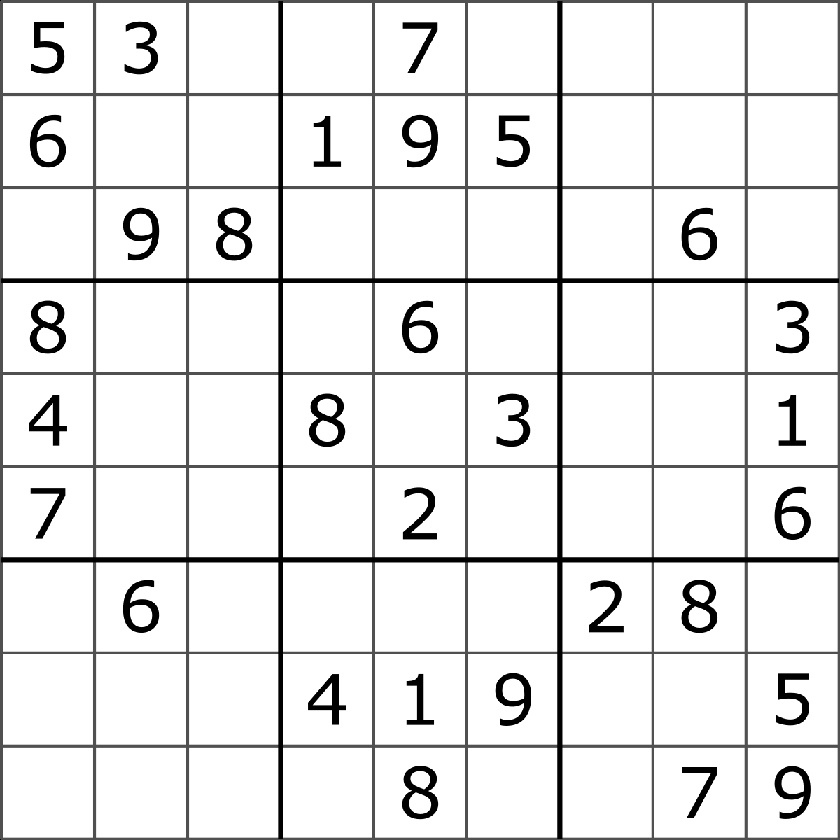
#> input picture ComputerVision/assets/sudoku.jpg, 840 x 840 px, shrunk from 1200 x 1200 before the run
$ jupyter execute gradient.ipynb   (shell and % lines are left out)   (older library calls are emulated)
#> lines starting #> are read from the running program, lines starting #| are printed output that depends on the picture; after the words box and inside, x2 and y2 are one past the last pixel; in counts of white or black regions, pixels touching at a corner belong together
[cell 1]
# Image gradient is a directional change in the intensity
# or color in an image

[cell 2]
import cv2
import numpy as np
import matplotlib.pyplot as plt

[cell 3]
def display_img(img):
    fig = plt.figure(figsize=(12,10))
    ax = fig.add_subplot(111)
    ax.imshow(img,cmap='gray')

[cell 4]
img = cv2.imread('assets/sudoku.jpg',0)
#> img is the input picture: shape (840, 840); min 0, max 255, mean 231.9
display_img(img)

[cell 5]
sobelx = cv2.Sobel(img,cv2.CV_64F,1,0,ksize=5)
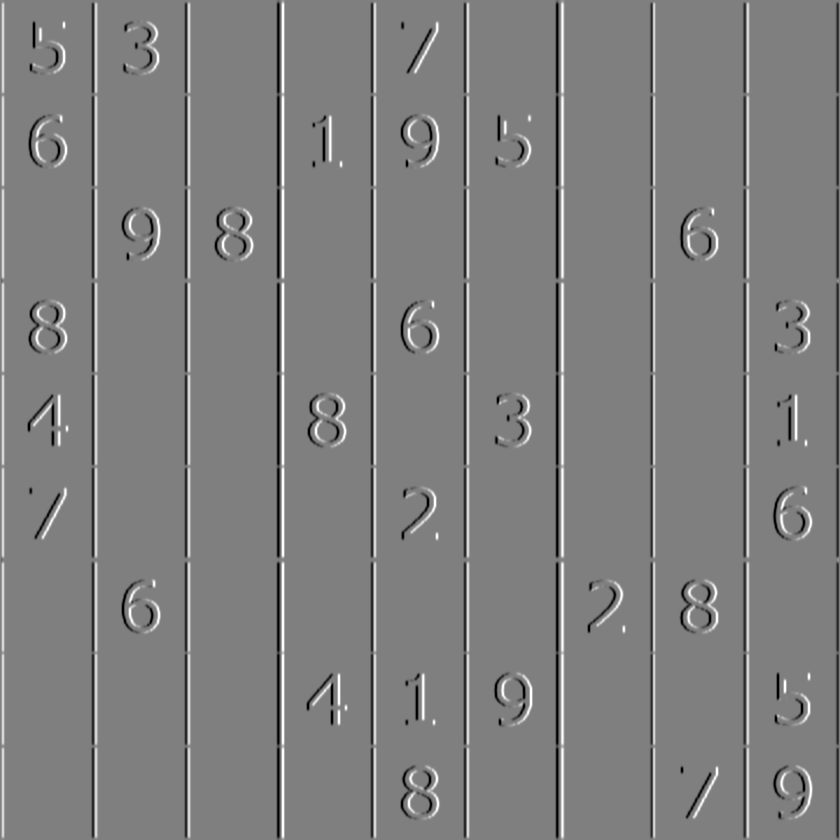
#> sobelx: shape (840, 840) float64; min -12240, max 12240, mean 2.2; drawn with min black and max white

[cell 6]
display_img(sobelx)

[cell 7]
sobely = cv2.Sobel(img,cv2.CV_64F,0,1,ksize=5)
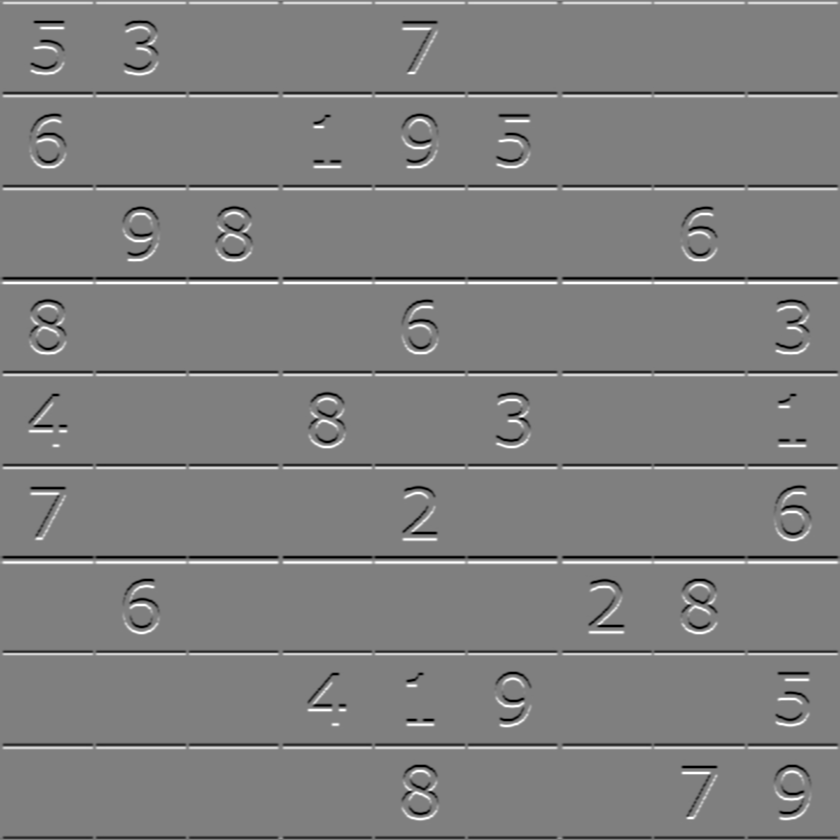
#> sobely: shape (840, 840) float64; min -12240, max 12240, mean 2.2; drawn with min black and max white
display_img(sobely)

[cell 8]
laplacian = cv2.Laplacian(img,cv2.CV_64F)
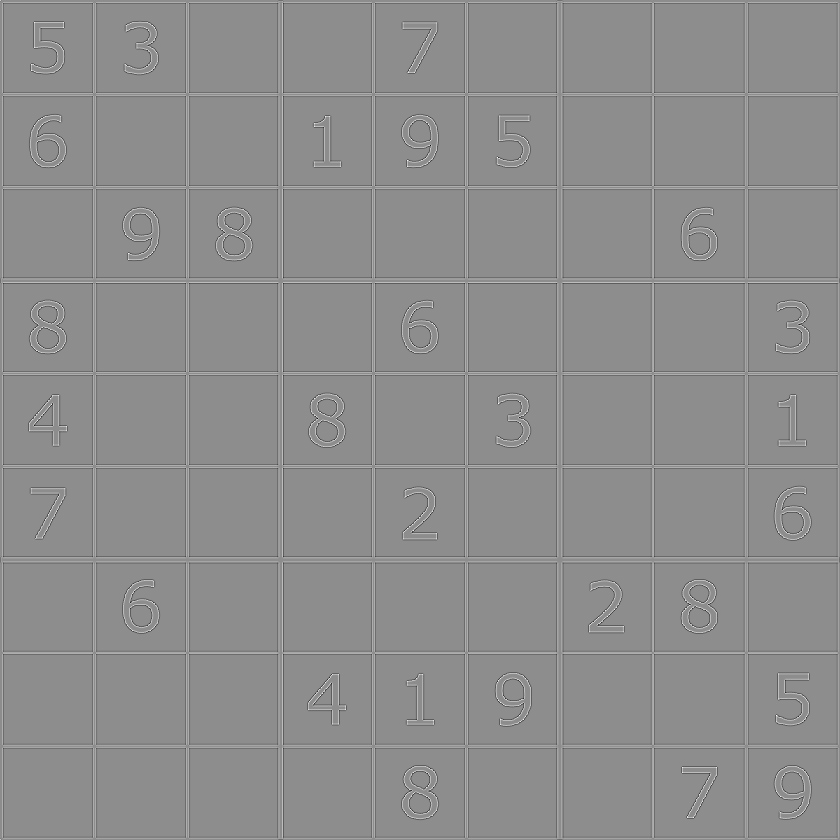
#> laplacian: shape (840, 840) float64; min -746, max 598, mean 0; drawn with min black and max white

[cell 9]
display_img(laplacian)

[cell 10]
blended = cv2.addWeighted(src1=sobelx,alpha=0.5,src2=sobely,beta=0.5,gamma=0)
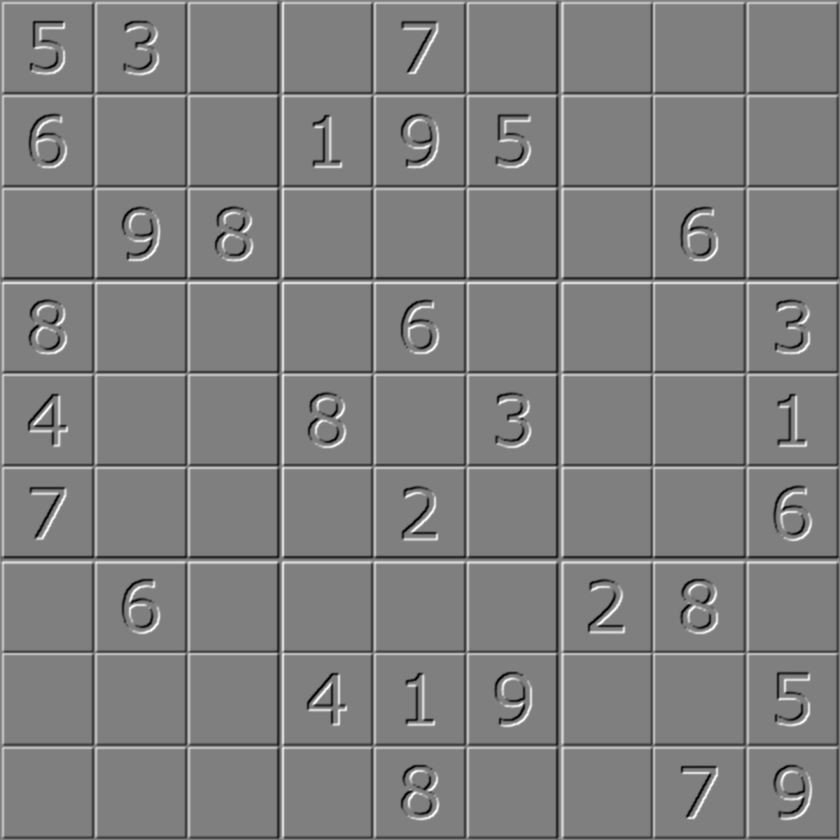
#> blended: shape (840, 840) float64; min -8906, max 8910, mean 2.2; drawn with min black and max white

[cell 11]
display_img(blended)

[cell 12]
ret,th1 = cv2.threshold(img,100,255,cv2.THRESH_BINARY)
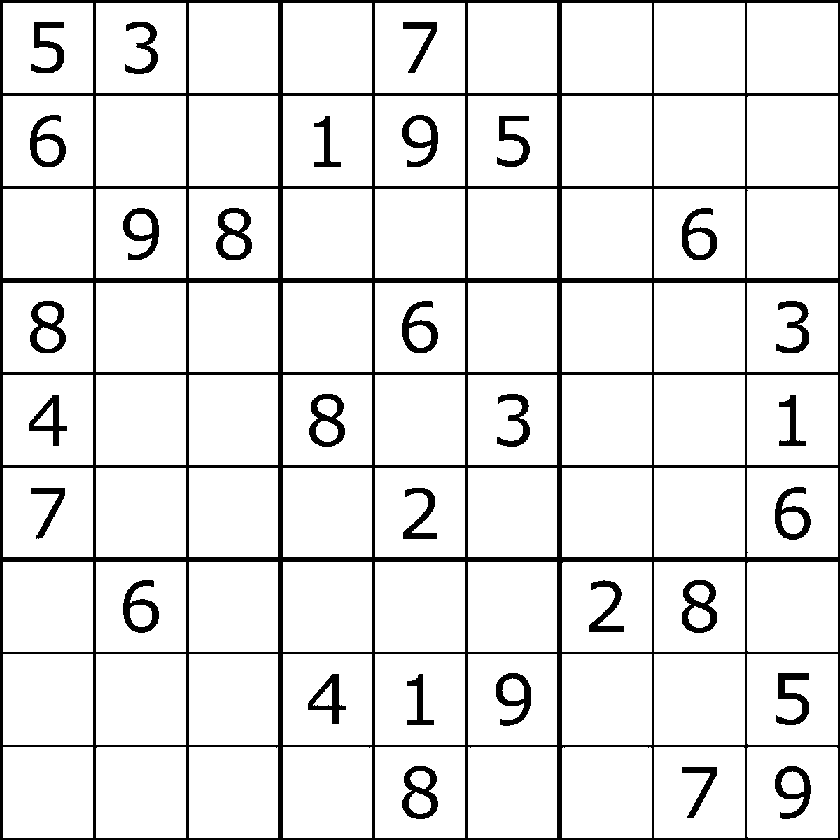
#> th1: shape (840, 840); 89.8% white; 31 black regions, largest, box (x1, y1, x2, y2) and area: (0, 0, 840, 840) 51138, (309, 394, 345, 447) 875, (402, 766, 438, 819) 872

[cell 13]
display_img(th1)

[cell 14]
kernel = np.ones((4,4),np.uint8)

[cell 15]
gradient = cv2.morphologyEx(blended,cv2.MORPH_GRADIENT,kernel)
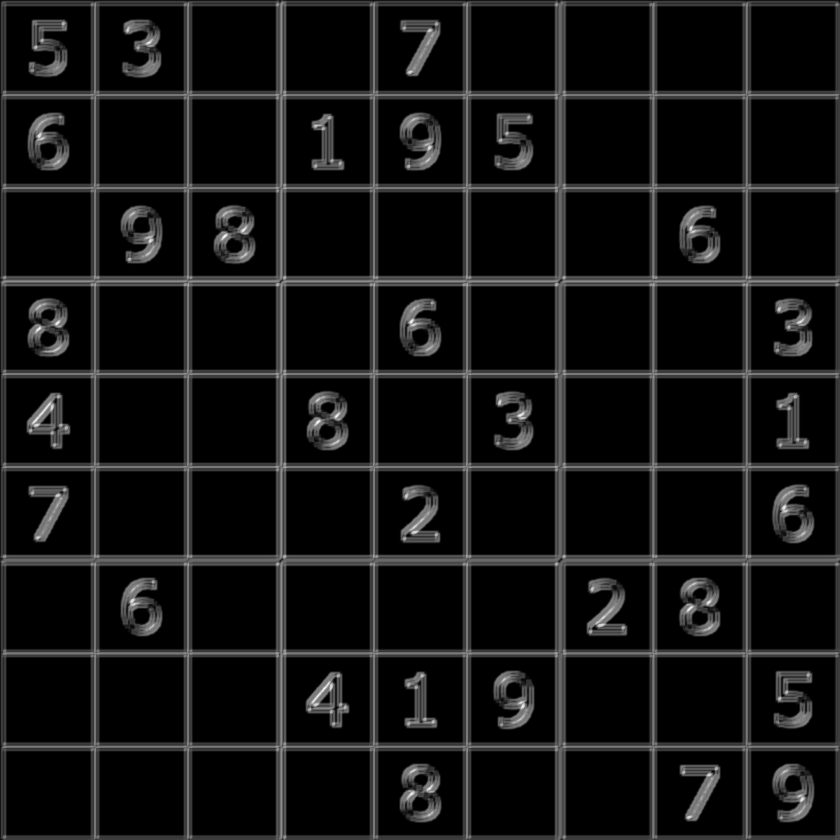
#> gradient: shape (840, 840) float64; min 0, max 17648, mean 1417.3; drawn with min black and max white
